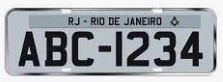
#> input picture resources/img/placa.JPG, 223 x 82 px, found by its file name
$ python ocrteste1.py
#> lines starting #> are read from the running program, lines starting #| are printed output that depends on the picture; after the words box and inside, x2 and y2 are one past the last pixel; in counts of white or black regions, pixels touching at a corner belong together
#> further down, image1 is the input picture: shape (82, 223, 3); mean R, G, B 160.6, 164.7, 169.2
import cv2
import numpy as np
from matplotlib import pyplot as plt
import matplotlib.image as mpimg

try:
    from PIL import Image
except ImportError:
    import Image

import pytesseract

pytesseract.pytesseract.tesseract_cmd = r'C:\Program Files\Tesseract-OCR\tesseract'


# get grayscale image
def get_grayscale(image):
    return cv2.cvtColor(image, cv2.COLOR_BGR2GRAY)


# noise removal
def remove_noise(image):
    return cv2.medianBlur(image, 5)


# thresholding
def thresholding(image):
    return cv2.threshold(image, 0, 255, cv2.THRESH_BINARY + cv2.THRESH_OTSU)[1]
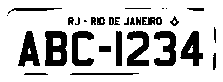
#> returned value: shape (82, 223); 78.5% white; 29 black regions (5 under 20 px), largest, box (x1, y1, x2, y2) and area: (45, 31, 67, 66) 600, (127, 31, 149, 66) 455, (154, 31, 176, 66) 444


# dilation
def dilate(image):
    kernel = np.ones((5, 5), np.uint8)
    return cv2.dilate(image, kernel, iterations=1)


# erosion
def erode(image):
    kernel = np.ones((5, 5), np.uint8)
    return cv2.erode(image, kernel, iterations=1)


# opening - erosion followed by dilation
def opening(image):
    kernel = np.ones((5, 5), np.uint8)
    return cv2.morphologyEx(image, cv2.MORPH_OPEN, kernel)
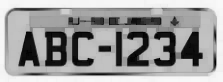
#> returned value: shape (82, 223); min 1, max 249, mean 157.6


# canny edge detection
def canny(image):
    return cv2.Canny(image, 100, 200)
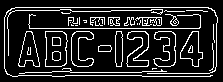
#> returned value: shape (82, 223); 14.8% white in thin lines or dots, all inside (x1, y1, x2, y2) = (4, 7, 218, 77)


# skew correction
def deskew(image):
    coords = np.column_stack(np.where(image > 0))
    angle = cv2.minAreaRect(coords)[-1]
    if angle < -45:
        angle = -(90 + angle)
    else:
        angle = -angle
    (h, w) = image.shape[:2]
    center = (w // 2, h // 2)
    M = cv2.getRotationMatrix2D(center, angle, 1.0)
    rotated = cv2.warpAffine(image, M, (w, h), flags=cv2.INTER_CUBIC, borderMode=cv2.BORDER_REPLICATE)
    return rotated


# template matching
def match_template(image, template):
    return cv2.matchTemplate(image, template, cv2.TM_CCOEFF_NORMED)


#########################

image1 = mpimg.imread('../resources/img/placa.jpg')

gray = get_grayscale(image1)
thresh = thresholding(gray)
opening = opening(gray)
canny = canny(gray)

plt.imshow(image1)
plt.show()
plt.imshow(gray)
plt.show()
plt.imshow(thresh)
plt.show()
plt.imshow(opening)
plt.show()
plt.imshow(canny)
plt.show()
# [5 lines of commented-out code are left out]

print("Altura (height): %d pixels" % (image1.shape[0]))
#| Altura (height): 82 pixels
print("Largura (width): %d pixels" % (image1.shape[1]))
#| Largura (width): 223 pixels
print("Canais (channels): %d" % (image1.shape[2]))
#| Canais (channels): 3

# Salva a imagem
cv2.imwrite("results/image2.jpg", gray)
print(pytesseract.image_to_string(Image.open('results/image2.jpg')))
#> (this line was passed over: pytesseract is not available in this run)
